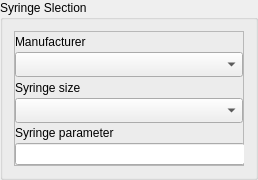
      <widget class="QGroupBox" name="ComboxBoxGroup">
       <property name="minimumSize">
        <size>
         <width>0</width>
         <height>180</height>
        </size>
       </property>
       <property name="maximumSize">
        <size>
         <width>450</width>
         <height>180</height>
        </size>
       </property>
       <property name="title">
        <string>Syringe Slection</string>
       </property>
       <layout class="QGridLayout" name="gridLayout_8">
        <item row="0" column="0">
         <widget class="QFrame" name="frame_7">
          <property name="minimumSize">
           <size>
            <width>230</width>
            <height>0</height>
           </size>
          </property>
          <property name="maximumSize">
           <size>
            <width>230</width>
            <height>16777215</height>
           </size>
          </property>
          <property name="sizeIncrement">
           <size>
            <width>230</width>
            <height>0</height>
           </size>
          </property>
          <property name="frameShape">
           <enum>QFrame::StyledPanel</enum>
          </property>
          <property name="frameShadow">
           <enum>QFrame::Raised</enum>
          </property>
          <layout class="QVBoxLayout" name="verticalLayout">
           <property name="spacing">
            <number>0</number>
           </property>
           <property name="leftMargin">
            <number>0</number>
           </property>
           <property name="topMargin">
            <number>0</number>
           </property>
           <property name="rightMargin">
            <number>0</number>
           </property>
           <property name="bottomMargin">
            <number>0</number>
           </property>
           <item>
            <widget class="QLabel" name="label">
             <property name="text">
              <string>Manufacturer</string>
             </property>
            </widget>
           </item>
           <item>
            <widget class="QComboBox" name="comboBox_syrManu">
             <property name="minimumSize">
              <size>
               <width>0</width>
               <height>25</height>
              </size>
             </property>
             <property name="maximumSize">
              <size>
               <width>230</width>
               <height>25</height>
              </size>
             </property>
            </widget>
           </item>
           <item>
            <widget class="QLabel" name="label_2">
             <property name="text">
              <string>Syringe size</string>
             </property>
            </widget>
           </item>
           <item>
            <widget class="QComboBox" name="comboBox_syrSize">
             <property name="minimumSize">
              <size>
               <width>0</width>
               <height>25</height>
              </size>
             </property>
             <property name="maximumSize">
              <size>
               <width>230</width>
               <height>25</height>
              </size>
             </property>
            </widget>
           </item>
           <item>
            <widget class="QLabel" name="label_7">
             <property name="maximumSize">
              <size>
               <width>230</width>
               <height>16777215</height>
              </size>
             </property>
             <property name="sizeIncrement">
              <size>
               <width>230</width>
               <height>0</height>
              </size>
             </property>
             <property name="text">
              <string>Syringe parameter</string>
             </property>
            </widget>
           </item>
           <item>
            <widget class="QLineEdit" name="syr_param_enter">
             <property name="minimumSize">
              <size>
               <width>230</width>
               <height>0</height>
              </size>
             </property>
             <property name="maximumSize">
              <size>
               <width>230</width>
               <height>16777215</height>
              </size>
             </property>
            </widget>
           </item>
          </layout>
         </widget>
        </item>
       </layout>
      </widget>
